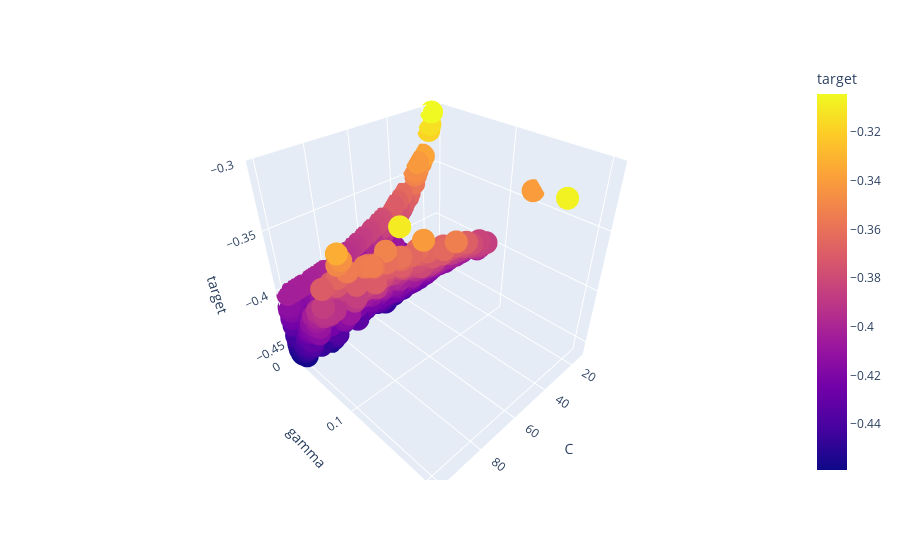

The notebook cell saved with this chart:
### Code cell
px.scatter_3d(df1, x = "C", y = "gamma", z = "target", color = "target", hover_data = ["C", "epsilon", "lamda"])

### Figure 1 — Plotly figure (JSON) as saved in the notebook; plotly's stock layout.template omitted (floating-point values rounded to 4 significant figures; data arrays with more than 128 entries replaced by an {"elided": "..."} marker saying what was removed)
{"data": [{"customdata": {"elided": "745x2 float values"}, "hovertemplate": "C=%{x}<br>gamma=%{y}<br>target=%{marker.color}<br>epsilon=%{customdata[0]}<br>lamda=%{customdata[1]}<extra></extra>", "legendgroup": "", "marker": {"color": {"elided": "745 float values"}, "coloraxis": "coloraxis", "symbol": "circle"}, "mode": "markers", "name": "", "scene": "scene", "showlegend": false, "type": "scatter3d", "x": {"elided": "745 float values"}, "y": {"elided": "745 float values"}, "z": {"elided": "745 float values"}}], "layout": {"coloraxis": {"colorbar": {"title": {"text": "target"}}, "colorscale": [[0, "#0d0887"], [0.1111, "#46039f"], [0.2222, "#7201a8"], [0.3333, "#9c179e"], [0.4444, "#bd3786"], [0.5556, "#d8576b"], [0.6667, "#ed7953"], [0.7778, "#fb9f3a"], [0.8889, "#fdca26"], [1, "#f0f921"]]}, "legend": {"tracegroupgap": 0}, "margin": {"t": 60}, "scene": {"domain": {"x": [0, 1], "y": [0, 1]}, "xaxis": {"title": {"text": "C"}}, "yaxis": {"title": {"text": "gamma"}}, "zaxis": {"title": {"text": "target"}}}}}
